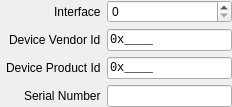
     <widget class="QWidget" name="usb_wwid_tab">
      <attribute name="icon">
       <iconset theme="drive-removable-media"/>
      </attribute>
      <attribute name="title">
       <string>USB WWID</string>
      </attribute>
      <attribute name="toolTip">
       <string>This device path describes a USB device using its serial number.</string>
      </attribute>
      <attribute name="whatsThis">
       <string>&lt;html&gt;&lt;head/&gt;&lt;body&gt;&lt;p&gt;This device path describes a USB device using its serial number.&lt;/p&gt;&lt;/body&gt;&lt;/html&gt;</string>
      </attribute>
      <layout class="QFormLayout" name="usb_wwid_layout">
       <property name="fieldGrowthPolicy">
        <enum>QFormLayout::FieldGrowthPolicy::ExpandingFieldsGrow</enum>
       </property>
       <property name="labelAlignment">
        <set>Qt::AlignmentFlag::AlignRight|Qt::AlignmentFlag::AlignTrailing|Qt::AlignmentFlag::AlignVCenter</set>
       </property>
       <property name="leftMargin">
        <number>6</number>
       </property>
       <property name="topMargin">
        <number>0</number>
       </property>
       <property name="rightMargin">
        <number>0</number>
       </property>
       <property name="bottomMargin">
        <number>0</number>
       </property>
       <item row="0" column="0">
        <widget class="QLabel" name="usb_wwid_interface_number_label">
         <property name="toolTip">
          <string>USB interface Number.</string>
         </property>
         <property name="statusTip">
          <string>Interface</string>
         </property>
         <property name="whatsThis">
          <string>&lt;html&gt;&lt;head/&gt;&lt;body&gt;&lt;p&gt;USB interface Number.&lt;/p&gt;&lt;/body&gt;&lt;/html&gt;</string>
         </property>
         <property name="text">
          <string>Interface</string>
         </property>
        </widget>
       </item>
       <item row="0" column="1">
        <widget class="QSpinBox" name="usb_wwid_interface_number">
         <property name="sizePolicy">
          <sizepolicy hsizetype="Expanding" vsizetype="Fixed">
           <horstretch>0</horstretch>
           <verstretch>0</verstretch>
          </sizepolicy>
         </property>
         <property name="toolTip">
          <string>USB interface Number.</string>
         </property>
         <property name="statusTip">
          <string>Interface</string>
         </property>
         <property name="whatsThis">
          <string>&lt;html&gt;&lt;head/&gt;&lt;body&gt;&lt;p&gt;USB interface Number.&lt;/p&gt;&lt;/body&gt;&lt;/html&gt;</string>
         </property>
         <property name="minimum">
          <number>0</number>
         </property>
         <property name="maximum">
          <number>65535</number>
         </property>
        </widget>
       </item>
       <item row="1" column="0">
        <widget class="QLabel" name="usb_wwid_device_vendor_id_label">
         <property name="toolTip">
          <string>USB vendor id of the device.</string>
         </property>
         <property name="statusTip">
          <string>Device Vendor Id</string>
         </property>
         <property name="whatsThis">
          <string>&lt;html&gt;&lt;head/&gt;&lt;body&gt;&lt;p&gt;USB vendor id of the device.&lt;/p&gt;&lt;/body&gt;&lt;/html&gt;</string>
         </property>
         <property name="text">
          <string>Device Vendor Id</string>
         </property>
        </widget>
       </item>
       <item row="1" column="1">
        <widget class="QLineEdit" name="usb_wwid_device_vendor_id">
         <property name="font">
          <font>
           <family>Monospace</family>
          </font>
         </property>
         <property name="toolTip">
          <string>USB vendor id of the device.</string>
         </property>
         <property name="statusTip">
          <string>Device Vendor Id</string>
         </property>
         <property name="whatsThis">
          <string>&lt;html&gt;&lt;head/&gt;&lt;body&gt;&lt;p&gt;USB vendor id of the device.&lt;/p&gt;&lt;/body&gt;&lt;/html&gt;</string>
         </property>
         <property name="inputMask">
          <string notr="true">&lt;\0\xHHHH;_</string>
         </property>
         <property name="text">
          <string notr="true">0x</string>
         </property>
        </widget>
       </item>
       <item row="2" column="0">
        <widget class="QLabel" name="usb_wwid_device_product_id_label">
         <property name="toolTip">
          <string>USB product id of the device.</string>
         </property>
         <property name="statusTip">
          <string>Device Product Id</string>
         </property>
         <property name="whatsThis">
          <string>&lt;html&gt;&lt;head/&gt;&lt;body&gt;&lt;p&gt;USB product id of the device.&lt;/p&gt;&lt;/body&gt;&lt;/html&gt;</string>
         </property>
         <property name="text">
          <string>Device Product Id</string>
         </property>
        </widget>
       </item>
       <item row="2" column="1">
        <widget class="QLineEdit" name="usb_wwid_device_product_id">
         <property name="font">
          <font>
           <family>Monospace</family>
          </font>
         </property>
         <property name="toolTip">
          <string>USB product id of the device.</string>
         </property>
         <property name="statusTip">
          <string>Device Product Id</string>
         </property>
         <property name="whatsThis">
          <string>&lt;html&gt;&lt;head/&gt;&lt;body&gt;&lt;p&gt;USB product id of the device.&lt;/p&gt;&lt;/body&gt;&lt;/html&gt;</string>
         </property>
         <property name="inputMask">
          <string notr="true">&lt;\0\xHHHH;_</string>
         </property>
         <property name="text">
          <string notr="true">0x</string>
         </property>
        </widget>
       </item>
       <item row="3" column="0">
        <widget class="QLabel" name="usb_wwid_serial_number_label">
         <property name="toolTip">
          <string>Last 64-or-fewer UTF-16 characters of the USB serial number. The length of the string is determined by the Length field less the offset of the Serial Number field (10).</string>
         </property>
         <property name="statusTip">
          <string>Serial Number</string>
         </property>
         <property name="whatsThis">
          <string>&lt;html&gt;&lt;head/&gt;&lt;body&gt;&lt;p&gt;Last 64-or-fewer UTF-16 characters of the USB serial number. The length of the string is determined by the Length field less the offset of the Serial Number field (10).&lt;/p&gt;&lt;/body&gt;&lt;/html&gt;</string>
         </property>
         <property name="text">
          <string>Serial Number</string>
         </property>
        </widget>
       </item>
       <item row="3" column="1">
        <widget class="QLineEdit" name="usb_wwid_serial_number">
         <property name="sizePolicy">
          <sizepolicy hsizetype="Expanding" vsizetype="Fixed">
           <horstretch>0</horstretch>
           <verstretch>0</verstretch>
          </sizepolicy>
         </property>
         <property name="toolTip">
          <string>Last 64-or-fewer UTF-16 characters of the USB serial number. The length of the string is determined by the Length field less the offset of the Serial Number field (10).</string>
         </property>
         <property name="statusTip">
          <string>Serial Number</string>
         </property>
         <property name="whatsThis">
          <string>&lt;html&gt;&lt;head/&gt;&lt;body&gt;&lt;p&gt;Last 64-or-fewer UTF-16 characters of the USB serial number. The length of the string is determined by the Length field less the offset of the Serial Number field (10).&lt;/p&gt;&lt;/body&gt;&lt;/html&gt;</string>
         </property>
        </widget>
       </item>
      </layout>
     </widget>
